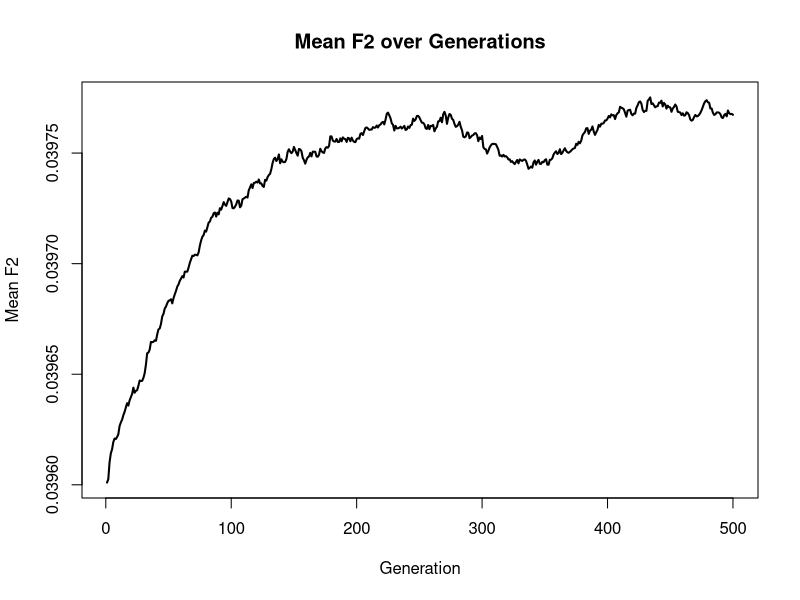
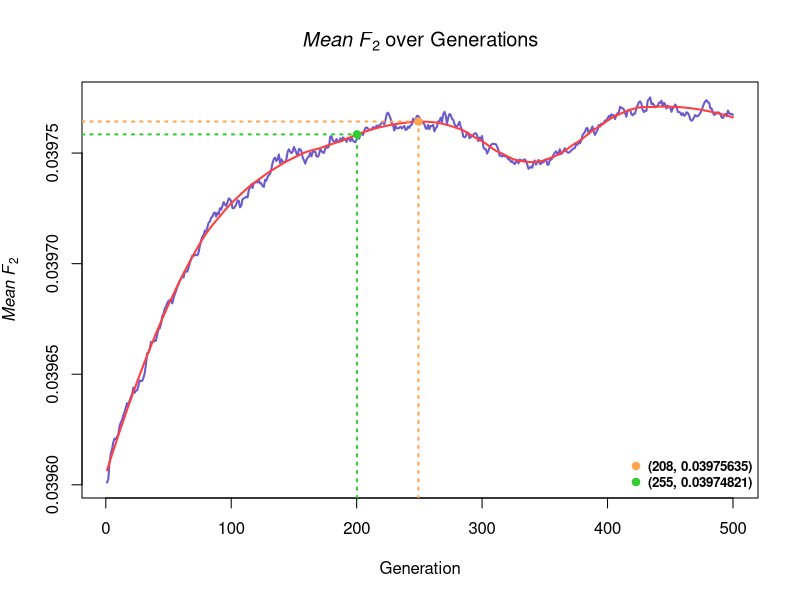

Write the R code that produced these figures, in order.
#Algebraic simulations generate the number of reference alleles in populations based on the binomial distribution.
calculate_next_gen_num <- function(current_num, N, a1, b1, m, p3) {
  p0 <- current_num / (2 * N)
  p_after_migration <- p0 * (1 - m) + m * p3
  p_after_mutation <- p_after_migration * (1 - a1 - b1) + b1
  rbinom(1, 2 * N, p_after_mutation)
}

#Store the number of reference alleles for each of the three populations in every generation.

F_simulation_modified <- function(N, K, a1, b1, m_ij, p0, p3, num_generations) {
  n_i <- matrix(nrow = K, ncol = num_generations)
  n_i[, 1] <- rep(2 * N * p0, K)
  n_i[3, ] <- rep(2 * N * p3, num_generations) 
  
  for (t in 1:(num_generations - 1)) {
    for (i in 1:2) {
      n_i[i, t + 1] <- calculate_next_gen_num(n_i[i, t], N, a1, b1, m_ij[i, 3], p3)
    }
  }
  
  p_i <- n_i / (2 * N)
  return(p_i)
}

# Under this combination of parameters, theoretically, an inflection point will occur in F2.
N <- 100  
a1 <- 0.0005  
b1 <- 0.0002  
m_ij <- matrix(0.015, nrow = 3, ncol = 3)
m_ij[1,2] <- m_ij[2,1] <- 0
diag(m_ij) <- 1 - 0.015 
m_ij[3,3] <- 1 - 0.015*2
p0 <- 0.2   
p3 <- 0.1121   
num_generations <- 2000  

repeat_simulation_2 <- function(N, num_simulations, K, a1, b1, m_ij, p0, p3, num_generations) {
  all_freqs <- matrix(0, nrow = num_generations, ncol = num_simulations)
  F2t <- matrix(0, nrow = num_generations, ncol = num_simulations) 
  for (sim in 1:num_simulations) {
    F_matrix <- F_simulation_modified(N, K, a1, b1, m_ij, p0, p3, num_generations)
    all_freqs[, sim] <- F_matrix[1, ] / (2 * N)  
    F2t[, sim] <- (all_freqs[, sim] - p0) ^2
  }
  return(list(all_freqs = all_freqs, F2t = F2t))
}

set.seed(123)
num_simulations <- 1000  
num_generations <- 500  

results <- repeat_simulation_2(N, num_simulations, 3, a1, b1, m_ij, p0, p3, num_generations)
all_freqs_matrix <- results$all_freqs
F2t_matrix <- results$F2t

F2_values <- rowMeans(F2t_matrix)
plot(1:num_generations, F2_values, type = 'l', xlab = "Generation", ylab = "Mean F2", lwd = 2,
     main = "Mean F2 over Generations")

# LOESS “Mean F2 Over Generations”
generation_time <- 1:num_generations  
loess_fit_F2 <- loess(F2_values ~ generation_time, span = 0.28)  

pred_time_vals <- seq(min(generation_time), max(generation_time), length.out = 1000)
pred_F2_vals <- predict(loess_fit_F2, newdata = data.frame(generation_time = pred_time_vals))

plot(generation_time, F2_values, type = 'l', xlab = "Generation" , ylab = expression(italic("Mean F")[bold(2)]), lwd =2,
     main = expression(italic("Mean F")[bold(2)] ~ "over Generations"), col = "slateblue")
lines(pred_time_vals, pred_F2_vals, col = "brown1", lwd = 2) 

time_interval <- pred_time_vals >= 200 & pred_time_vals <= 280
preds_interval <- pred_F2_vals[time_interval]
t_vals_interval <- pred_time_vals[time_interval]

max_val <- max(preds_interval)
min_val <- min(preds_interval)
max_time <- t_vals_interval[which.max(preds_interval)]
min_time <- t_vals_interval[which.min(preds_interval)]

max_x <- max_time
max_y <- max_val
points(max_x, max_y, col = "tan1", pch = 20, cex = 1.5)
segments(max_x, par("usr")[3], max_x, max_y, col = "tan1", lty = "dotted" , lwd = 2)
segments(par("usr")[1], max_y, max_x, max_y, col = "tan1", lty = "dotted" , lwd = 2)
min_x <- min_time
min_y <- min_val
points(min_x, min_y, col = "limegreen", pch = 20, cex = 1.5)
segments(min_x, par("usr")[3], min_x, min_y, col = "limegreen", lty = "dotted" , lwd = 2)
segments(par("usr")[1], min_y, min_x, min_y, col = "limegreen", lty = "dotted" , lwd = 2)

legend("bottomright",                          
       legend = c("(208, 0.03975635)", "(255, 0.03974821)"), 
       col = c("tan1", "limegreen"),               
       pch = 20,                            
       pt.cex = 1.5,                          
       cex = 0.8,                         
       bty = "n",                            
       bg = 'white',                   
       box.lwd = 1,                     
       box.col = "grey50",              
       text.col = "black",                
       text.font = 2,                  
       horiz = FALSE)                        

# 打印最高点和最低点坐标
print(paste("Max value point: (", max_time, ", ", max_val, ")", sep = ""))
print(paste("Min value point: (", min_time, ", ", min_val, ")", sep = ""))
